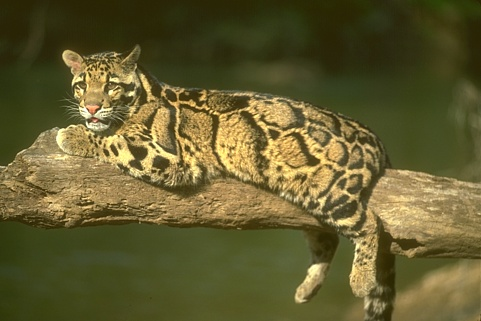
%> input picture epllcode/160068.jpg, 481 x 321 px
$ octave --eval "result = auto_corr_on_laplacian(rgb2gray(imread('epllcode/160068.jpg')));"   (GNU Octave 9; MATLAB toolbox functions it lacks are replaced by stand-ins)
%> lines starting %> are read from the running program, lines starting %| are printed output that depends on the picture
function [C] = auto_corr_on_laplacian(I)
    H = fspecial('laplacian');
    lap = imfilter(I, H , 'replicate');
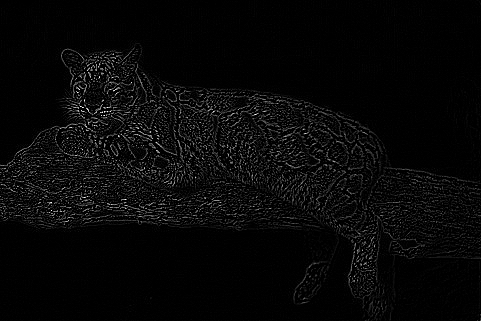
%> lap: size 321x481 uint8; min 0, max 255, mean 8
    OFFSET = 50; %+/- OFFSET on each side
    C = xcorr2(lap);
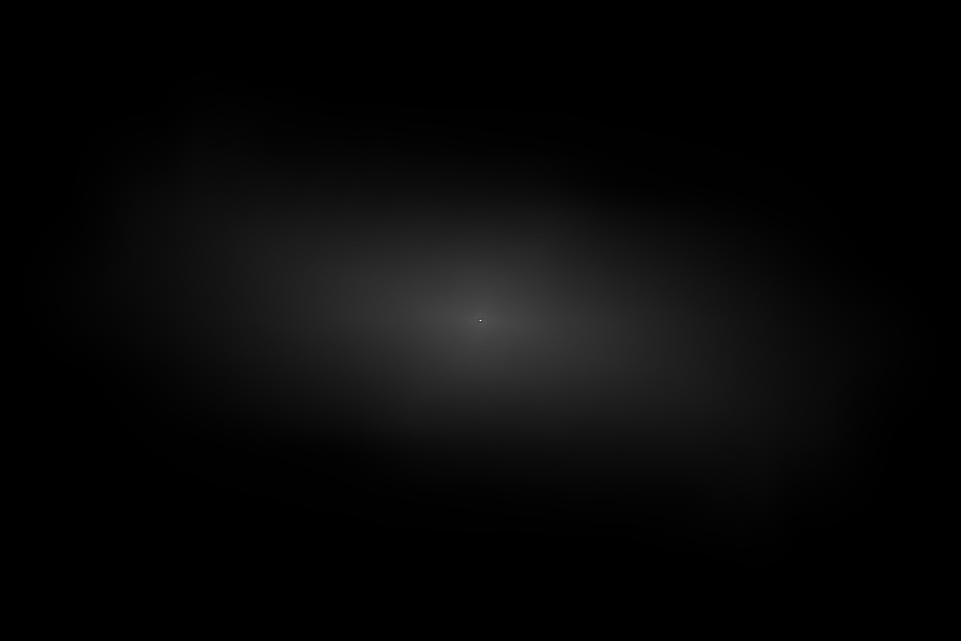
%> C: size 641x961 double; min 0, max 74513241, mean 2460705.1; drawn with min black and max white
    [size_x , size_y] = size(C);
%> size_x = 641; size_y = 961
    C = C(floor((size_x+1)/2)-OFFSET:floor((size_x+1)/2)+OFFSET, floor((size_y+1)/2)-OFFSET:floor((size_y+1)/2)+OFFSET);
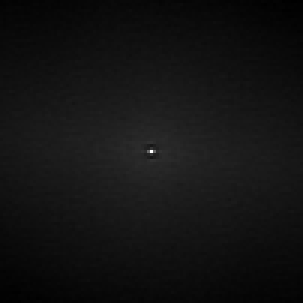
%> C: size 101x101 double (shown 3 times larger); min 13092644, max 74513241, mean 17700533.4; drawn with min black and max white
%> `result = auto_corr_on_laplacian(rgb2gray(imread('epllcode/160068.jpg')..`:
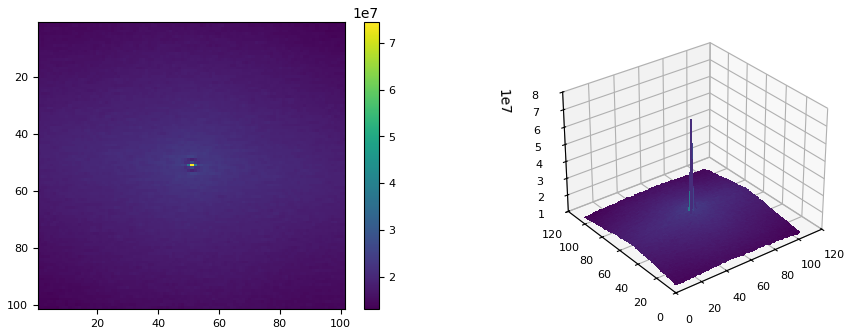
%> figure redrawn from the program's plot data, 2 panels

    %Visualization
    figure;
    subplot(1, 2, 1);
    imagesc(C);
    colorbar;
    subplot(1, 2, 2);
    mesh(C);
end

$ run again, on epllcode/new.jpg
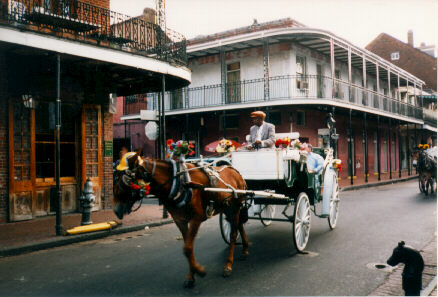
%> input picture epllcode/new.jpg, 438 x 297 px
%> in auto_corr_on_laplacian, `lap = imfilter(I, H , 'replicate');`:
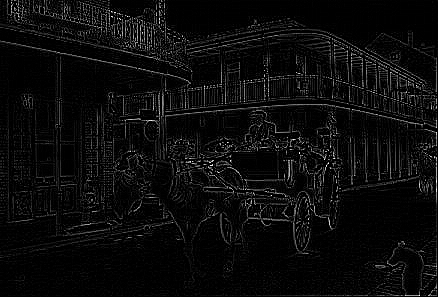
%> lap: size 297x438 uint8; min 0, max 255, mean 11.6
%> `result = auto_corr_on_laplacian(rgb2gray(imread('epllcode/160068.jpg')..`:
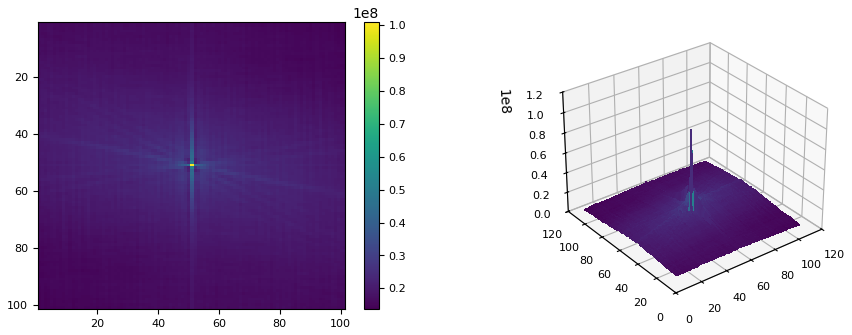
%> figure redrawn from the program's plot data, 2 panels
